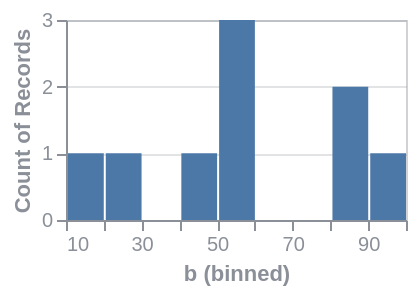

Vega-Lite specification stored for this chart:
### Vega specification from a JSON file in a GitHub repository (floating-point values rounded to 4 significant figures)
{"$schema": "https://vega.github.io/schema/vega/v6.json", "background": null, "padding": 5, "width": 170, "height": 100, "style": "cell", "data": [{"name": "source_0", "values": [{"a": "A", "b": 28, "c": 5, "g": "x"}, {"a": "B", "b": 55, "c": 9, "g": "y"}, {"a": "C", "b": 43, "c": 2, "g": "x"}, {"a": "D", "b": 91, "c": 7, "g": "y"}, {"a": "E", "b": 81, "c": 4, "g": "x"}, {"a": "F", "b": 53, "c": 6, "g": "y"}, {"a": "G", "b": 19, "c": 8, "g": "x"}, {"a": "H", "b": 87, "c": 1, "g": "y"}, {"a": "I", "b": 52, "c": 3, "g": "x"}]}, {"name": "data_0", "source": "source_0", "transform": [{"type": "extent", "field": "b", "signal": "bin_maxbins_10_b_extent"}, {"type": "bin", "field": "b", "as": ["bin_maxbins_10_b", "bin_maxbins_10_b_end"], "signal": "bin_maxbins_10_b_bins", "extent": {"signal": "bin_maxbins_10_b_extent"}, "maxbins": 10}, {"type": "aggregate", "groupby": ["bin_maxbins_10_b", "bin_maxbins_10_b_end"], "ops": ["count"], "fields": [null], "as": ["__count"]}, {"type": "filter", "expr": "isValid(datum[\"bin_maxbins_10_b\"]) && isFinite(+datum[\"bin_maxbins_10_b\"])"}]}], "marks": [{"name": "marks", "type": "rect", "style": ["bar"], "from": {"data": "data_0"}, "encode": {"update": {"fill": {"value": "#4c78a8"}, "ariaRoleDescription": {"value": "bar"}, "description": {"signal": "\"b (binned): \" + (!isValid(datum[\"bin_maxbins_10_b\"]) || !isFinite(+datum[\"bin_maxbins_10_b\"]) ? \"null\" : format(datum[\"bin_maxbins_10_b\"], \"\") + \" – \" + format(datum[\"bin_maxbins_10_b_end\"], \"\")) + \"; Count of Records: \" + (format(datum[\"__count\"], \"\"))"}, "x2": {"scale": "x", "field": "bin_maxbins_10_b", "offset": {"signal": "0.5 + (abs(scale(\"x\", datum[\"bin_maxbins_10_b_end\"]) - scale(\"x\", datum[\"bin_maxbins_10_b\"])) < 0.25 ? -0.5 * (0.25 - (abs(scale(\"x\", datum[\"bin_maxbins_10_b_end\"]) - scale(\"x\", datum[\"bin_maxbins_10_b\"])))) : 0.5)"}}, "x": {"scale": "x", "field": "bin_maxbins_10_b_end", "offset": {"signal": "0.5 + (abs(scale(\"x\", datum[\"bin_maxbins_10_b_end\"]) - scale(\"x\", datum[\"bin_maxbins_10_b\"])) < 0.25 ? 0.5 * (0.25 - (abs(scale(\"x\", datum[\"bin_maxbins_10_b_end\"]) - scale(\"x\", datum[\"bin_maxbins_10_b\"])))) : -0.5)"}}, "y": {"scale": "y", "field": "__count"}, "y2": {"scale": "y", "value": 0}}}}], "scales": [{"name": "x", "type": "linear", "domain": {"signal": "[bin_maxbins_10_b_bins.start, bin_maxbins_10_b_bins.stop]"}, "range": [0, {"signal": "width"}], "bins": {"signal": "bin_maxbins_10_b_bins"}, "zero": false}, {"name": "y", "type": "linear", "domain": {"data": "data_0", "field": "__count"}, "range": [{"signal": "height"}, 0], "nice": true, "zero": true}], "axes": [{"scale": "y", "orient": "left", "gridScale": "x", "grid": true, "tickCount": {"signal": "ceil(height/40)"}, "domain": false, "labels": false, "aria": false, "maxExtent": 0, "minExtent": 0, "ticks": false, "zindex": 0}, {"scale": "x", "orient": "bottom", "grid": false, "title": "b (binned)", "labelFlush": true, "labelOverlap": true, "tickCount": {"signal": "ceil(width/10)"}, "zindex": 0}, {"scale": "y", "orient": "left", "grid": false, "title": "Count of Records", "labelOverlap": true, "tickCount": {"signal": "ceil(height/40)"}, "zindex": 0}], "config": {"axis": {"labelColor": "#8a8f98", "titleColor": "#8a8f98", "domainColor": "#8a8f98", "tickColor": "#8a8f98", "gridColor": "#8a8f98", "gridOpacity": 0.25}, "style": {"cell": {"stroke": "#8a8f98", "strokeOpacity": 0.4}}}}
